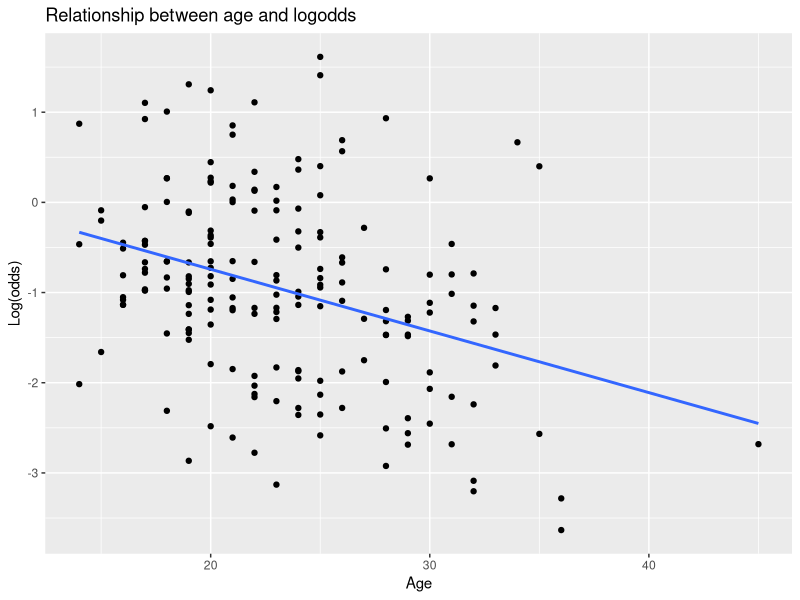
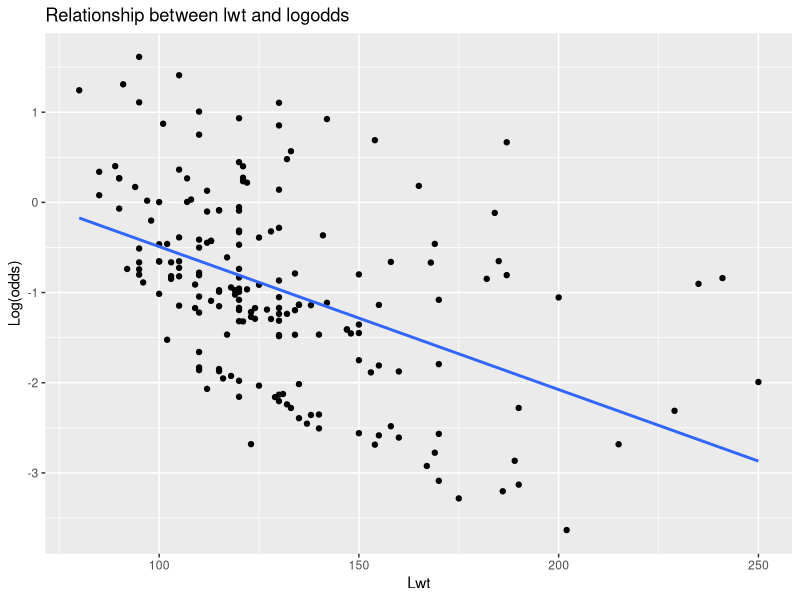
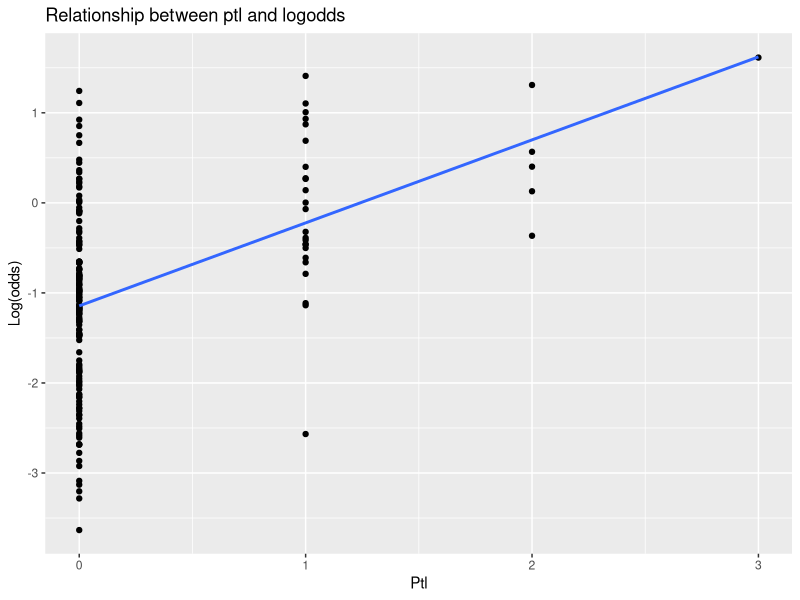
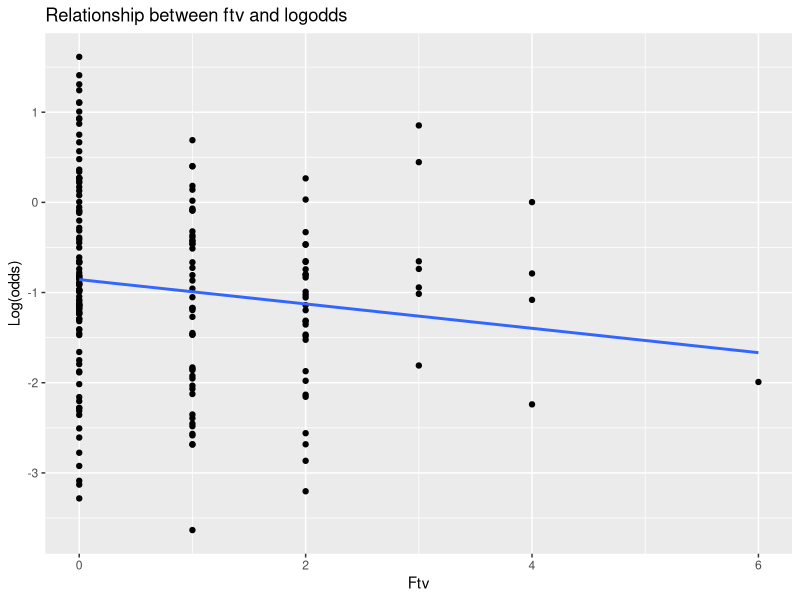

Source code (R) for these figures, in order: (Note: this script raises an error after producing the figures.)
## ---- chunk 1
library(readxl)
birthwt <- read_excel("birthwt.xlsx")

# data structure
str(birthwt)
summary(birthwt)

## ---- chunk 2
# transform into factors and set levels
birthwt$low[birthwt$low==0] = "neg"
birthwt$low[birthwt$low==1] = "pos"
birthwt$low <- as.factor(birthwt$low)
birthwt$race <- as.factor(birthwt$race)
birthwt$smoke <- as.factor(birthwt$smoke)
birthwt$ht <- as.factor(birthwt$ht)
birthwt$ui <- as.factor(birthwt$ui)
## ---- chunk 3
# first logistic regression model
model <- glm(low ~ age + lwt + race + smoke + ptl + ht + ui + ftv, 
             data = birthwt, family = binomial)

summary(model)
confint(model) # 95% confidence intervals
## ---- chunk 4
# odds of coefficients
odds <- exp(model$coefficients)
exp(confint(model))

# data for evaluation
test.data<- birthwt

# data for prediction
pred.data <- data.frame(age = 38, lwt = 68, race = 1, smoke = 0, ptl = 2, ht = 0, ui = 0, ftv = 1)
  # convert kg to pounds
  pred.data$lwt <- pred.data$lwt * 2.20462

library(tidyverse)

# predict probabilities
probabilities <- model %>% predict(test.data, type = "response")

# calculate logodds 
logodds <- model %>% predict(test.data, type = "link") 

# predict classes 
predicted.classes <- ifelse(probabilities > 0.5, "pos", "neg")

# Accuracy of the model
mean(predicted.classes == test.data$low)

op<-data.frame(logodds=logodds,
               odds=exp(logodds),
               probabilities=probabilities)

# check for linearity between logodds and metric predictor values

# age vs logodds
ggplot(test.data, aes(x = age, y = logodds)) +
  geom_point() +
  geom_smooth(method = "lm", se = FALSE) +
  labs(title = "Relationship between age and logodds",
       x = "Age",
       y = "Log(odds)")

# lwt vs logodds
ggplot(test.data, aes(x = lwt, y = logodds)) +
  geom_point() +
  geom_smooth(method = "lm", se = FALSE) +
  labs(title = "Relationship between lwt and logodds",
       x = "Lwt",
       y = "Log(odds)")

# ptl vs logodds
ggplot(test.data, aes(x = ptl, y = logodds)) +
  geom_point() +
  geom_smooth(method = "lm", se = FALSE) +
  labs(title = "Relationship between ptl and logodds",
       x = "Ptl",
       y = "Log(odds)")

# ftv vs logodds
ggplot(test.data, aes(x = ftv, y = logodds)) +
  geom_point() +
  geom_smooth(method = "lm", se = FALSE) +
  labs(title = "Relationship between ftv and logodds",
       x = "Ftv",
       y = "Log(odds)")

# Evaluate model quality

# check for multicollinearity
library(car)
vif(model)

#G?tekriterium
AIC(model)
BIC(model)

#mcfadden pseudo R2
pR2(model)

